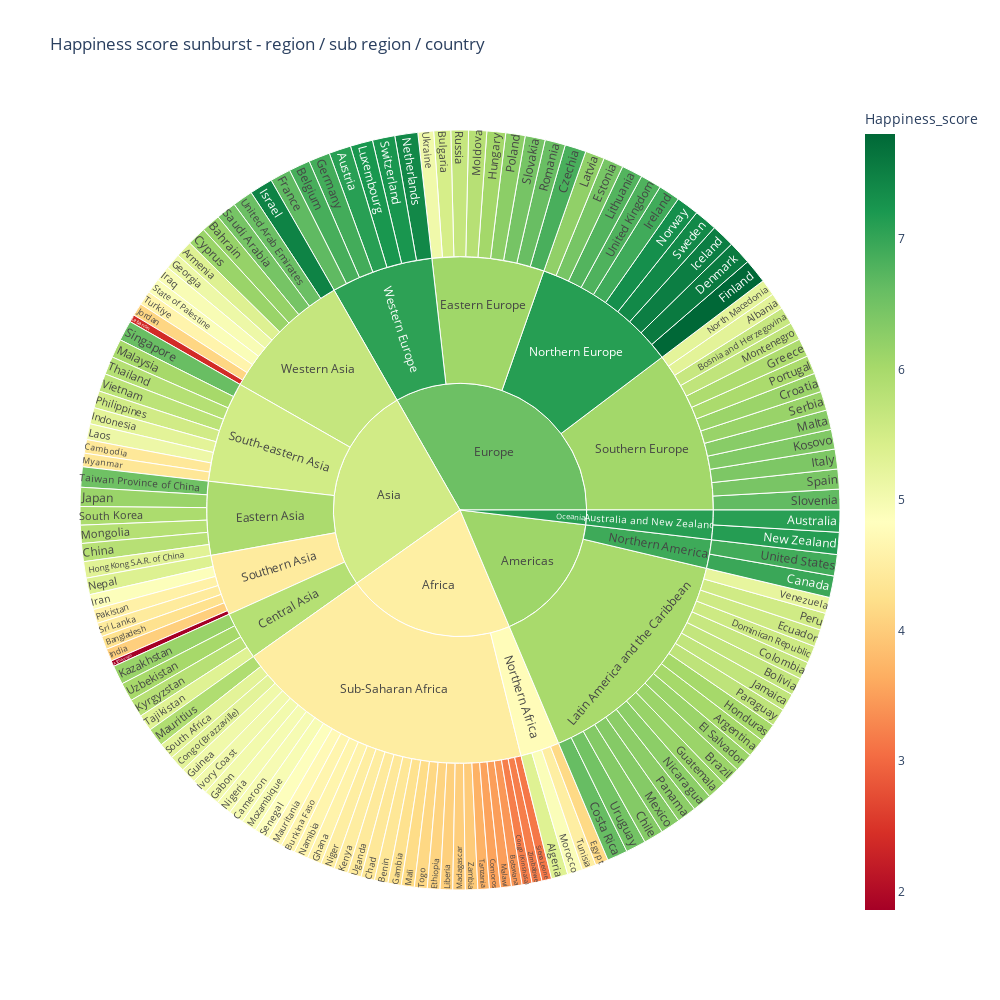

Notebook source saved alongside this figure:
### Code cell
#Sunburst plot looking at the make up of the regions and sub_regions and how the happiness
#  score of each country and sun_region compares with others in the same category

fig = px.sunburst(data_frame=happy_region_df,
                  path=["region", "sub_region", "country"],
                  values="Happiness_score",
                  color="Happiness_score",
                  color_continuous_scale='RdYlGn',
                  width=1000, 
                  height=1000,
                  title = 'Happiness score sunburst - region / sub region / country')
fig.show()

### Figure 1 — Plotly figure (JSON) as saved in the notebook; plotly's stock layout.template omitted (floating-point values rounded to 4 significant figures; data arrays with more than 128 entries replaced by an {"elided": "..."} marker saying what was removed)
{"data": [{"branchvalues": "total", "customdata": {"elided": "156x1 float values"}, "domain": {"x": [0, 1], "y": [0, 1]}, "hovertemplate": "labels=%{label}<br>Happiness_score_sum=%{value}<br>parent=%{parent}<br>id=%{id}<br>Happiness_score=%{color}<extra></extra>", "ids": {"elided": "156 str values"}, "labels": {"elided": "156 str values"}, "marker": {"coloraxis": "coloraxis", "colors": {"elided": "156 float values"}}, "name": "", "parents": {"elided": "156 str values"}, "type": "sunburst", "values": {"elided": "156 float values"}}], "layout": {"coloraxis": {"colorbar": {"title": {"text": "Happiness_score"}}, "colorscale": [[0, "rgb(165,0,38)"], [0.1, "rgb(215,48,39)"], [0.2, "rgb(244,109,67)"], [0.3, "rgb(253,174,97)"], [0.4, "rgb(254,224,139)"], [0.5, "rgb(255,255,191)"], [0.6, "rgb(217,239,139)"], [0.7, "rgb(166,217,106)"], [0.8, "rgb(102,189,99)"], [0.9, "rgb(26,152,80)"], [1, "rgb(0,104,55)"]]}, "height": 1000, "legend": {"tracegroupgap": 0}, "title": {"text": "Happiness score sunburst - region / sub region / country"}, "width": 1000}}
